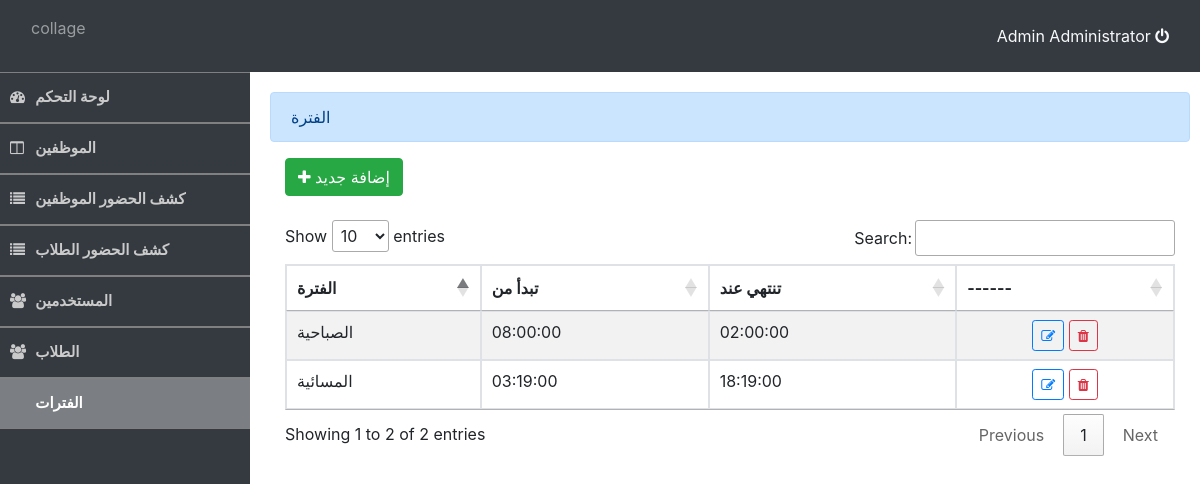
/admin/time.php (signed in), run on the app's committed database.
### tables this page shows
CREATE TABLE `users` (
  `id` int(11) NOT NULL,
  `username` varchar(100) NOT NULL,
  `password` varchar(100) NOT NULL,
  `firstname` varchar(100) NOT NULL,
  `lastname` varchar(100) NOT NULL
);

CREATE TABLE `time` (
  `id` int(11) NOT NULL,
  `name` varchar(100) NOT NULL,
  `start_time` time NOT NULL,
  `end_time` time NOT NULL
);

### admin/auth.php (called while the page is built, shortened)
<?php
	require_once 'db_connect.php';
	$user_qry = $conn->query("SELECT * FROM users WHERE `id` = '".$_SESSION['login_id']."' ") or die(mysqli_error());
	$user = $user_qry->fetch_array();
	$user_name = $user['firstname']." ".$user['lastname'];
?>

### admin/time.php (the view, shortened to what this page needs)
<!DOCTYPE html>
<?php
require_once 'auth.php';
?>
<html lang="eng">
<head>
	<?php include('header.php') ?>
</head>
<body>
	<?php include('nav_bar.php') ?>
	<div class="container-fluid admin">
		<div class="alert alert-primary">الفترة</div>
		<div class="well col-lg-12">
			<button class="btn btn-success" type="button" id="new_emp_btn"><span class="fa fa-plus"></span> إضافة جديد </button>
			<br />
			<br />
			<table id="table" class="table table-bordered table-striped">
				<thead>
					<tr>
						<th>الفترة</th>
						<th>تبدأ من</th>
						<th>تنتهي عند</th>
						<th>------</th>
					</tr>
				</thead>
				<tbody>
					<?php
					$time_qry = $conn->query("SELECT * FROM `time`");
					while ($row = $time_qry->fetch_array()) {
					?>
						<tr>
							<td><?php echo $row['name'] ?></td>
							<td><?php echo $row['start_time'] ?></td>
							<td><?php echo $row['end_time'] ?></td>
							<td>
								<center>
									<button class="btn btn-sm btn-outline-primary edit_time" data-id="<?php echo $row['id'] ?>" type="button"><i class="fa fa-edit"></i></button>
									<button class="btn btn-sm btn-outline-danger remove_time" data-id="<?php echo $row['id'] ?>" type="button"><i class="fa fa-trash"></i></button>
								</center>
							</td>
						</tr>
					<?php
					}
					?>
				</tbody>
			</table>
		</div>
		<br />
		<br />
		<br />
	</div>
</body>
</html>

### admin/nav_bar.php (shortened to what this page needs)
	<nav class = "navbar navbar-header navbar-dark bg-dark">
	<div class = "container-fluid">
		<div class = "navbar-header">
			<p class = "navbar-text pull-right">collage</p>
		</div>
		<div class = "nav navbar-nav navbar-right">
			<a href="logout.php" class="text-light"><?php echo $user_name ?> <i class="fa fa-power-off"></i></a>
		</div>
	</div>
</nav>
<div id="sidebar" class="bg-dark">
	<div id="sidebar-field">
		<a href="home.php" class="sidebar-item">
				<div class="sidebar-icon"><i class="fa fa-dashboard"> </i></div>  لوحة التحكم
		</a>
	</div>
	<div id="sidebar-field">
		<a href="employee.php" class="sidebar-item">
				<div class="sidebar-icon"><i class="fa fa-columns"> </i></div>  الموظفين
		</a>
	</div>
	<div id="sidebar-field">
		<a href="attendance.php" class="sidebar-item">
				<div class="sidebar-icon"><i class="fa fa-list"> </i></div>  كشف الحضور الموظفين
		</a>
	</div>
	<div id="sidebar-field">
		<a href="attendance_std.php" class="sidebar-item">
				<div class="sidebar-icon"><i class="fa fa-list"> </i></div>  كشف الحضور الطلاب
		</a>
	</div>
	<div id="sidebar-field">
		<a href="users.php" class="sidebar-item">
				<div class="sidebar-icon"><i class="fa fa-users"> </i></div>  المستخدمين
		</a>
	</div>
	<div id="sidebar-field">
		<a href="student.php" class="sidebar-item">
				<div class="sidebar-icon"><i class="fa fa-users"> </i></div>  الطلاب
		</a>
	</div>
	<div id="sidebar-field">
		<a href="time.php" class="sidebar-item">
				<div class="sidebar-icon"><i class="fa fa-time"> </i></div>  الفترات
		</a>
	</div>
</div>

### assets/css/style.css (style rules this page uses)
body { height:100%; }
div#sidebar { width: 250px; height: 95.3%; position: absolute; }
#sidebar-field { border-top:1px solid gray; }
#sidebar .sidebar-item { position: relative; height: 50px; padding: 10px; display: inline-flex; font-size: 15px; align-items: center; border-bottom: 1px solid gray; width: 100%; color: #cacaca; font-weight: 700 }
#sidebar .sidebar-item:hover, #sidebar .sidebar-item.active { color:white; text-decoration: unset; background: #ffffff59 }
#sidebar .sidebar-item .sidebar-icon { width:11%; padding: auto; }
.container-fluid.admin { padding: 20px; width: 80%; max-width: inherit; margin-left: 250px }

### data on the page
users: user_name "Admin Administrator"
time: name "الصباحية", start_time "08:00:00", end_time "02:00:00"
time: name "المسائية", start_time "03:19:00", end_time "18:19:00"
